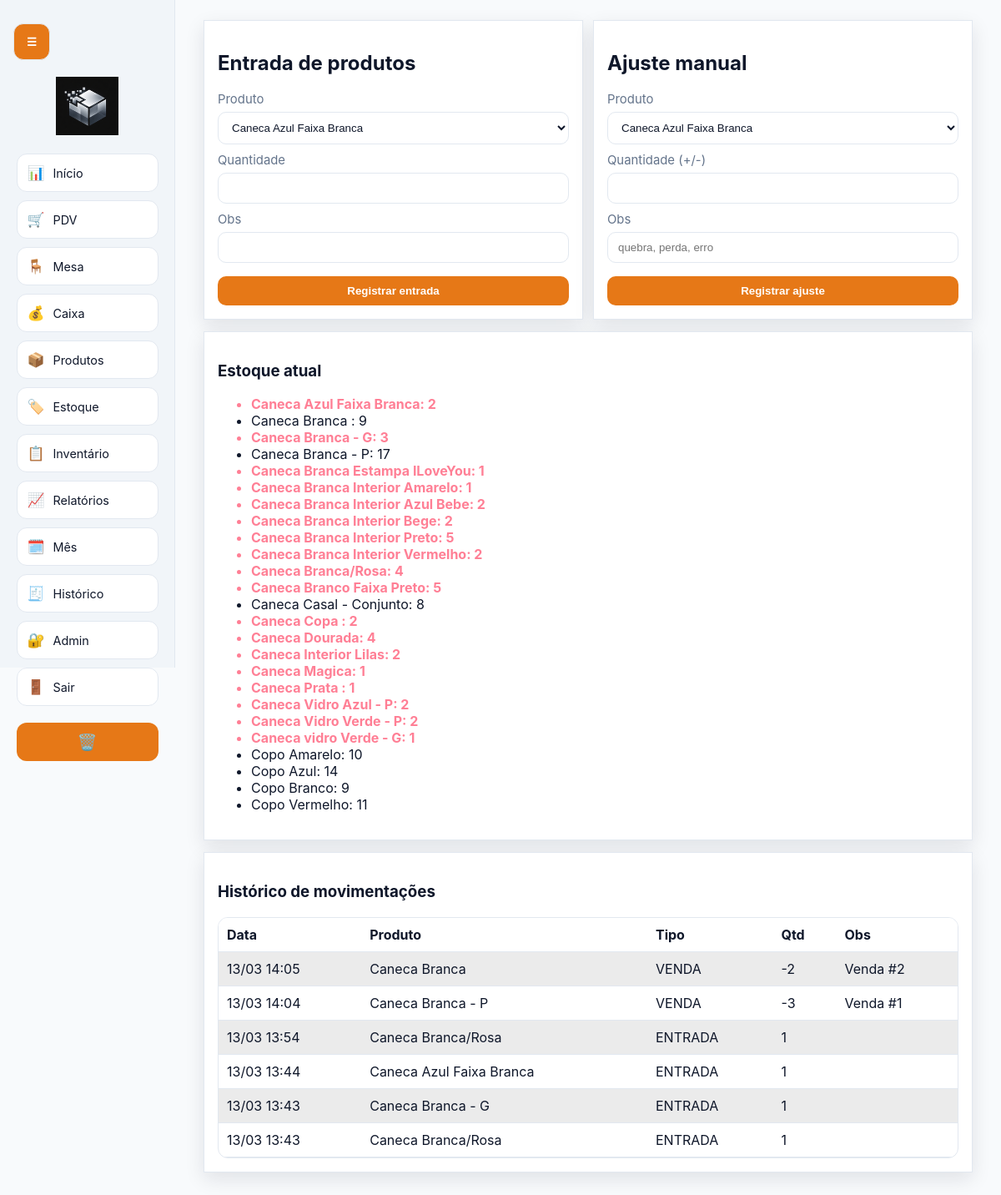
/stock (signed in), run on the app's committed database.
### tables this page shows
CREATE TABLE system_settings (
            key TEXT PRIMARY KEY,
            value TEXT NOT NULL
        );

CREATE TABLE products (
            id INTEGER PRIMARY KEY AUTOINCREMENT,
            name TEXT NOT NULL,
            category TEXT NOT NULL,
            cost_price REAL NOT NULL,
            sale_price REAL NOT NULL,
            stock_qty INTEGER NOT NULL DEFAULT 0,
            created_at TEXT NOT NULL
        );

CREATE TABLE stock_movements (
            id INTEGER PRIMARY KEY AUTOINCREMENT,
            product_id INTEGER NOT NULL,
            movement_type TEXT NOT NULL,
            quantity INTEGER NOT NULL,
            note TEXT,
            created_at TEXT NOT NULL,
            FOREIGN KEY(product_id) REFERENCES products(id)
        );

### app.py (the view)
@app.route("/stock")
def stock():
    redirect_resp = require_login()
    if redirect_resp:
        return redirect_resp
    db = get_db()
    products = db.execute("SELECT * FROM products ORDER BY name").fetchall()
    movements = db.execute(
        """
        SELECT sm.*, p.name AS product_name FROM stock_movements sm
        JOIN products p ON p.id = sm.product_id
        ORDER BY sm.created_at DESC LIMIT 50
        """
    ).fetchall()
    return render_template("stock.html", products=products, movements=movements, low_threshold=LOW_STOCK_THRESHOLD)

### app.py (called while the page is built, shortened)
def get_db() -> sqlite3.Connection:
    if "db" not in g:
        conn = sqlite3.connect(DB_PATH)
        conn.row_factory = sqlite3.Row
        conn.execute("PRAGMA foreign_keys = ON")
        g.db = conn
    return g.db

def get_system_name(db: sqlite3.Connection) -> str:
    row = db.execute("SELECT value FROM system_settings WHERE key = 'system_name'").fetchone()
    return row["value"] if row else "Quadrinhas Drinks Vendas"

def get_setting(db: sqlite3.Connection, key: str, default: str = "") -> str:
    row = db.execute("SELECT value FROM system_settings WHERE key = ?", (key,)).fetchone()
    return row["value"] if row else default

def maybe_run_daily_backup() -> None:
    db = get_db()
    if get_setting(db, "backup_enabled", "1") != "1":
        return
    today = datetime.now().strftime("%Y-%m-%d")
    last_run = get_setting(db, "backup_last_run_date", "")
    if last_run == today:
        return
    keep_days = int(get_setting(db, "backup_keep_days", "30") or "30")
    create_backup_archive()
    cleanup_old_backups(keep_days)
    set_setting(db, "backup_last_run_date", today)
    db.commit()

def user_allowed_tabs(user: sqlite3.Row | None) -> set[str]:
    if not user:
        return set()
    if user["role"] == "ADMIN":
        return set(DEFAULT_USER_TABS)
    return parse_allowed_tabs(user["allowed_tabs"])

def require_tab_access(tab_key: str):
    redirect_resp = require_login()
    if redirect_resp:
        return redirect_resp
    user = get_current_user()
    if not user:
        flash("Sessão inválida. Faça login novamente.", "warning")
        return redirect(url_for("login"))
    if user["role"] == "ADMIN":
        return None

def require_login():
    if "user_id" not in session:
        flash("Faça login para acessar o sistema.", "warning")
        return redirect(url_for("login"))
    user = get_current_user()
    if not user:
        session.clear()
        flash("Sessão inválida. Faça login novamente.", "warning")
        return redirect(url_for("login"))
    return None

def get_current_user() -> sqlite3.Row | None:
    if "current_user" in g:
        return g.current_user
    uid = session.get("user_id")
    if not uid:
        g.current_user = None
        return None
    g.current_user = get_db().execute("SELECT * FROM users WHERE id = ?", (uid,)).fetchone()
    return g.current_user

def is_user_blocked(user: sqlite3.Row) -> bool:
    if user["role"] == "ADMIN":
        return False

### templates/stock.html
{% extends 'base.html' %}
{% block content %}
<section class="grid two">
<article class="card">
<h2>Entrada de produtos</h2>
<form method="post" action="{{ url_for('stock_entry') }}">
  <label>Produto<select name="product_id">{% for p in products %}<option value="{{ p['id'] }}">{{ p['name'] }}</option>{% endfor %}</select></label>
  <label>Quantidade<input type="number" name="quantity" required></label>
  <label>Obs<input name="note"></label>
  <button>Registrar entrada</button>
</form>
</article>
<article class="card">
<h2>Ajuste manual</h2>
<form method="post" action="{{ url_for('stock_adjust') }}">
  <label>Produto<select name="product_id">{% for p in products %}<option value="{{ p['id'] }}">{{ p['name'] }}</option>{% endfor %}</select></label>
  <label>Quantidade (+/-)<input type="number" name="quantity" required></label>
  <label>Obs<input name="note" placeholder="quebra, perda, erro"></label>
  <button>Registrar ajuste</button>
</form>
</article>
</section>
<section class="card">
<h3>Estoque atual</h3>
<ul>{% for p in products %}<li class="{{ 'low' if p['stock_qty'] <= low_threshold else '' }}">{{ p['name'] }}: {{ p['stock_qty'] }}</li>{% endfor %}</ul>
</section>
<section class="card"><h3>Histórico de movimentações</h3>
<table><tr><th>Data</th><th>Produto</th><th>Tipo</th><th>Qtd</th><th>Obs</th></tr>
{% for m in movements %}<tr><td>{{ m['created_at']|fmt_dt }}</td><td>{{ m['product_name'] }}</td><td>{{ m['movement_type']|label_movement }}</td><td>{{ m['quantity'] }}</td><td>{{ m['note'] }}</td></tr>{% endfor %}
</table>
</section>
{% endblock %}

### templates/base.html (shortened to what this page needs)
<!doctype html>
<html lang="pt-BR">
<head>
  <link rel="stylesheet" href="{{ url_for('static', filename='style.css', v=asset_version) }}">
</head>
<body class="light-theme">
  {% if session.get('user_id') %}
  <button id="menu-toggle" class="menu-toggle" type="button" aria-label="Abrir ou fechar menu">☰</button>
  <aside id="side-menu" class="side-menu">
    <div class="menu-header">
      <img src="{{ url_for('static', filename=logo_path) }}" alt="Logo da loja" class="store-logo" onerror="this.style.display='none';this.nextElementSibling.style.display='block';">
    </div>
    <nav class="menu-nav">
      {% if is_admin or 'dashboard' in allowed_tabs %}
      <a href="{{ url_for('dashboard') }}" title="Início"><span>📊</span><small>Início</small></a>
      {% endif %}
      {% if is_admin or 'pdv' in allowed_tabs %}
      <a href="{{ url_for('pdv') }}" title="PDV"><span>🛒</span><small>PDV</small></a>
      {% endif %}
      {% if is_admin or 'mesa' in allowed_tabs %}
      <a href="{{ url_for('mesa') }}" title="Mesa"><span>🪑</span><small>Mesa</small></a>
      {% endif %}
      {% if is_admin or 'cash' in allowed_tabs %}
      <a href="{{ url_for('cash') }}" title="Caixa"><span>💰</span><small>Caixa</small></a>
      {% endif %}
      {% if is_admin or 'products' in allowed_tabs %}
      <a href="{{ url_for('products') }}" title="Produtos"><span>📦</span><small>Produtos</small></a>
      {% endif %}
      {% if is_admin or 'stock' in allowed_tabs %}
      <a href="{{ url_for('stock') }}" title="Estoque"><span>🏷️</span><small>Estoque</small></a>
      {% endif %}
      {% if is_admin or 'inventory' in allowed_tabs %}
      <a href="{{ url_for('inventory') }}" title="Inventário"><span>📋</span><small>Inventário</small></a>
      {% endif %}
      {% if is_admin or 'reports' in allowed_tabs %}
      <a href="{{ url_for('reports') }}" title="Relatórios"><span>📈</span><small>Relatórios</small></a>
      {% endif %}
      {% if is_admin or 'monthly' in allowed_tabs %}
      <a href="{{ url_for('monthly_management') }}" title="Gerenciar mês"><span>🗓️</span><small>Mês</small></a>
      {% endif %}
      {% if is_admin or 'sales' in allowed_tabs %}
      <a href="{{ url_for('sales_history') }}" title="Histórico"><span>🧾</span><small>Histórico</small></a>
      {% endif %}
      {% if is_admin %}
      <a href="{{ url_for('admin_users') }}" title="Admin"><span>🔐</span><small>Admin</small></a>
      {% endif %}
      <a href="{{ url_for('logout') }}" title="Sair"><span>🚪</span><small>Sair</small></a>
    </nav>
    {% if is_admin %}
    <div class="menu-actions">
      <form method="post" action="{{ url_for('reset_data') }}" onsubmit="return confirm('Atenção: dados de caixa e vendas serão apagados. Deseja continuar?');">
        <button class="danger-btn" type="submit" title="Apagar dados de caixa e vendas">🗑️</button>
      </form>
    </div>
    {% endif %}
  </aside>
  {% endif %}
  <main class="app-main {% if session.get('user_id') %}with-sidebar{% endif %}">
    {% block content %}{% endblock %}
  </main>
</body>
</html>

### static/style.css (style rules this page uses)
body { --bg: #F8FAFC; --surface: #FFFFFF; --surface-2: #FFFFFF; --sidebar: #F1F5F9; --text: #0F172A; --muted: #64748B; --primary: #e67817; --primary-hover: #cf6510; --success: #d8f5e1; --danger: #ffdfe5; --warning: #fff1cb; --border: #E2E8F0; --link: #e67817; --shadow: 0 8px 22px rgba(15, 23, 42, 0.10); }
* { box-sizing: border-box; }
body { font-family: Inter, Segoe UI, Roboto, Arial, sans-serif; background: var(--bg); color: var(--text); margin: 0; min-height: 100vh; }
body.light-theme { background: var(--bg); }
.menu-toggle { position: fixed; top: 22px; left: 16px; z-index: 30; width: 44px; height: 44px; border-radius: 12px; border: 1px solid var(--border); background: var(--primary); color: #fff; cursor: pointer; }
.side-menu { position: fixed; top: 0; left: 0; width: 210px; height: 100vh; background: var(--sidebar); border-right: 1px solid var(--border); display: flex; flex-direction: column; padding: 14px 10px; gap: 14px; align-items: center; transition: transform 0.25s ease; z-index: 20; }
body.light-theme .side-menu { background: var(--sidebar); }
.store-logo { width: 120px; max-height: 70px; object-fit: contain; display: block; margin: 78px auto 8px; }
.menu-nav { display: grid; gap: 10px; justify-items: center; margin: auto 0; }
.menu-nav a { width: 170px; min-height: 46px; display: flex; align-items: center; justify-content: flex-start; gap: 10px; padding: 8px 12px; font-size: 1.05rem; border-radius: 12px; border: 1px solid var(--border); background: var(--surface); color: var(--text); text-decoration: none; }
.menu-nav a small { font-size: 0.9rem; color: var(--text); }
.menu-actions { margin-top: auto; display: grid; gap: 10px; justify-items: center; }
.menu-actions button { width: 170px; height: 46px; padding: 0; border-radius: 12px; border: 1px solid transparent; background: var(--primary); color: #fff8ef; cursor: pointer; font-size: 1.2rem; }
body.light-theme .menu-actions button { background: var(--primary); color: #fff; }
.menu-actions .danger-btn { background: var(--danger); }
.app-main { width: min(1200px, 100%); margin: 0 auto; padding: clamp(12px, 2.4vw, 24px); }
.app-main.with-sidebar { margin-left: 220px; width: calc(100% - 230px); }
.card { background: var(--surface); border: 1px solid var(--border); border-radius: var(--radius); padding: 16px; margin-bottom: 14px; box-shadow: var(--shadow); }
body.light-theme .card { background: var(--surface); }
.grid { display: grid; gap: 12px; justify-content: center; }
.grid.two { grid-template-columns: repeat(2, minmax(0, 1fr)); }
table { width: 100%; border-collapse: separate; border-spacing: 0; border: 1px solid var(--border); border-radius: 12px; overflow: hidden; }
th, td { border-bottom: 1px solid var(--border); padding: 10px; text-align: left; }
th { background: var(--surface); color: var(--text); }
body.light-theme th { background: var(--surface); color: var(--text); }
tr:nth-child(even) td { background: color-mix(in srgb, var(--surface) 92%, #000 8%); }
label { display: block; margin-bottom: 10px; color: var(--muted); font-size: 0.93rem; }
input, select, button { width: 100%; margin-top: 6px; padding: 10px 12px; border-radius: 10px; border: 1px solid var(--border); background: var(--surface); color: var(--text); }
body.light-theme input, body.light-theme select, body.light-theme button { background: var(--surface); }
button { cursor: pointer; background: var(--primary); border: none; font-weight: 600; color: #fff; }
body.light-theme button { background: var(--primary); color: #fff; }
.low { color: #ff7f95; font-weight: 700; }
a { color: var(--link); }
.menu-nav a { box-shadow: inset 0 0 0 1px rgba(255,255,255,0.02); }
.card { backdrop-filter: blur(4px); }

### data on the page
system_settings: value (picture)
products: name "Caneca Azul Faixa Branca", stock_qty "2"
products: name "Caneca Branca", stock_qty "9"
products: name "Caneca Branca - G", stock_qty "3"
products: name "Caneca Branca - P", stock_qty "17"
products: name "Caneca Branca Estampa ILoveYou", stock_qty "1"
products: name "Caneca Branca Interior Amarelo", stock_qty "1"
products: name "Caneca Branca Interior Azul Bebe", stock_qty "2"
products: name "Caneca Branca Interior Bege", stock_qty "2"
products: name "Caneca Branca Interior Preto", stock_qty "5"
products: name "Caneca Branca Interior Vermelho", stock_qty "2"
products: name "Caneca Branca/Rosa", stock_qty "4"
products: name "Caneca Branco Faixa Preto", stock_qty "5"
products: name "Caneca Casal - Conjunto", stock_qty "8"
products: name "Caneca Copa", stock_qty "2"
products: name "Caneca Dourada", stock_qty "4"
products: name "Caneca Interior Lilas", stock_qty "2"
products: name "Caneca Magica", stock_qty "1"
products: name "Caneca Prata", stock_qty "1"
products: name "Caneca Vidro Azul - P", stock_qty "2"
products: name "Caneca Vidro Verde - P", stock_qty "2"
products: name "Caneca vidro Verde - G", stock_qty "1"
products: name "Copo Amarelo", stock_qty "10"
products: name "Copo Azul", stock_qty "14"
products: name "Copo Branco", stock_qty "9"
products: name "Copo Vermelho", stock_qty "11"
stock_movements: created_at|fmt_dt "13/03 14:05", product_name "Caneca Branca", movement_type|label_movement "VENDA", quantity "-2", note "Venda #2"
stock_movements: created_at|fmt_dt "13/03 14:04", product_name "Caneca Branca - P", movement_type|label_movement "VENDA", quantity "-3", note "Venda #1"
stock_movements: created_at|fmt_dt "13/03 13:54", product_name "Caneca Branca/Rosa", movement_type|label_movement "ENTRADA", quantity "1"
stock_movements: created_at|fmt_dt "13/03 13:44", product_name "Caneca Azul Faixa Branca", movement_type|label_movement "ENTRADA", quantity "1"
stock_movements: created_at|fmt_dt "13/03 13:43", product_name "Caneca Branca - G", movement_type|label_movement "ENTRADA", quantity "1"
stock_movements: created_at|fmt_dt "13/03 13:43", product_name "Caneca Branca/Rosa", movement_type|label_movement "ENTRADA", quantity "1"

### other printed values
form field product_id "Caneca Azul Faixa Branca"
